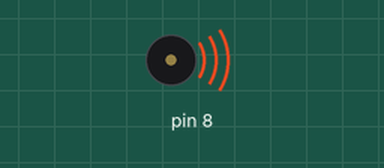
Simulated run of this sketch. Board: Arduino Uno, built with avr-gcc and run on an emulated ATmega328P. Parts: buzzer (waves = sounding).

Above: at 0.2 s.
Timing chart, 0 to 3.0 s (numbered marks = the images above):
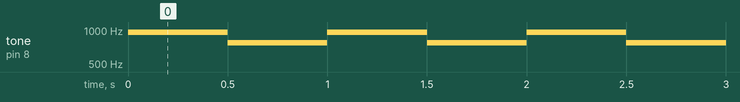

Measured:
- by itself, tone on pin 8: alternates 960 Hz for 0.50 s and 770 Hz for 0.50 s

The sketch:

KYU_KYU_BGM.ino
```cpp
void setup(){
}
void loop(){
  tone(8, 960);
  delay(500);
  tone(8, 770);
  delay(500);
}
```
